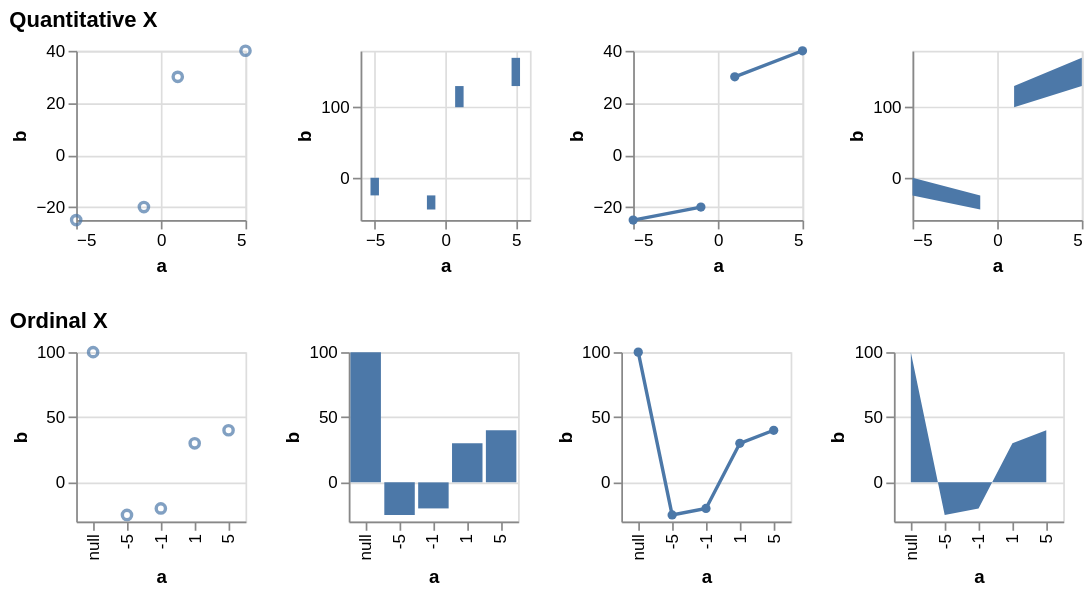

Source (Vega-Lite JSON):
### Vega specification from a JSON file in a GitHub repository (floating-point values rounded to 4 significant figures)
{"$schema": "https://vega.github.io/schema/vega/v5.json", "description": "Testing invalid", "background": "white", "padding": 5, "data": [{"name": "source_0", "values": [{"a": null, "b": 100}, {"a": -10, "b": null}, {"a": -5, "b": -25}, {"a": -1, "b": -20}, {"a": 0, "b": null}, {"a": 1, "b": 30}, {"a": 5, "b": 40}, {"a": 10, "b": null}]}, {"name": "data_0", "source": "source_0", "transform": [{"type": "formula", "expr": "toNumber(datum[\"a\"])", "as": "a"}]}, {"name": "data_2", "source": "data_0", "transform": [{"type": "filter", "expr": "isValid(datum[\"a\"]) && isFinite(+datum[\"a\"]) && isValid(datum[\"b\"]) && isFinite(+datum[\"b\"])"}]}, {"name": "data_3", "source": "data_0", "transform": [{"type": "stack", "groupby": [], "field": "b", "sort": {"field": [], "order": []}, "as": ["b_start", "b_end"], "offset": "zero"}, {"type": "filter", "expr": "isValid(datum[\"a\"]) && isFinite(+datum[\"a\"]) && isValid(datum[\"b\"]) && isFinite(+datum[\"b\"])"}]}, {"name": "data_4", "source": "data_0", "transform": [{"type": "stack", "groupby": [], "field": "b", "sort": {"field": [], "order": []}, "as": ["b_start", "b_end"], "offset": "zero"}]}, {"name": "data_5", "source": "data_4", "transform": [{"type": "filter", "expr": "isValid(datum[\"a\"]) && isFinite(+datum[\"a\"]) && isValid(datum[\"b\"]) && isFinite(+datum[\"b\"])"}]}, {"name": "data_6", "source": "data_0", "transform": [{"type": "filter", "expr": "isValid(datum[\"b\"]) && isFinite(+datum[\"b\"])"}]}, {"name": "data_7", "source": "data_0", "transform": [{"type": "stack", "groupby": ["a"], "field": "b", "sort": {"field": [], "order": []}, "as": ["b_start", "b_end"], "offset": "zero"}, {"type": "filter", "expr": "isValid(datum[\"b\"]) && isFinite(+datum[\"b\"])"}]}, {"name": "data_8", "source": "data_0", "transform": [{"type": "impute", "field": "b", "groupby": [], "key": "a", "method": "value", "value": 0}, {"type": "stack", "groupby": ["a"], "field": "b", "sort": {"field": [], "order": []}, "as": ["b_start", "b_end"], "offset": "zero"}]}, {"name": "data_9", "source": "data_8", "transform": [{"type": "filter", "expr": "isValid(datum[\"b\"]) && isFinite(+datum[\"b\"])"}]}], "signals": [{"name": "childHeight", "value": 100}, {"name": "concat_0_childWidth", "value": 100}, {"name": "concat_1_childWidth", "value": 100}], "layout": {"padding": 20, "columns": 1, "bounds": "full", "align": "each"}, "marks": [{"type": "group", "name": "concat_0_group", "title": {"text": "Quantitative X", "anchor": "start"}, "layout": {"padding": 20, "bounds": "full", "align": "each"}, "marks": [{"type": "group", "name": "concat_0_concat_0_group", "style": "cell", "encode": {"update": {"width": {"signal": "concat_0_childWidth"}, "height": {"signal": "childHeight"}}}, "marks": [{"name": "concat_0_concat_0_marks", "type": "symbol", "style": ["point"], "from": {"data": "data_2"}, "encode": {"update": {"opacity": {"value": 0.7}, "fill": {"value": "transparent"}, "stroke": {"value": "#4c78a8"}, "tooltip": {"signal": "{\"a\": format(datum[\"a\"], \"\"), \"b\": format(datum[\"b\"], \"\")}"}, "ariaRoleDescription": {"value": "point"}, "description": {"signal": "\"a: \" + (format(datum[\"a\"], \"\")) + \"; b: \" + (format(datum[\"b\"], \"\"))"}, "x": {"scale": "concat_0_concat_0_x", "field": "a"}, "y": {"scale": "concat_0_concat_0_y", "field": "b"}}}}], "axes": [{"scale": "concat_0_concat_0_x", "orient": "bottom", "gridScale": "concat_0_concat_0_y", "grid": true, "tickCount": {"signal": "ceil(concat_0_childWidth/40)"}, "domain": false, "labels": false, "aria": false, "maxExtent": 0, "minExtent": 0, "ticks": false, "zindex": 0}, {"scale": "concat_0_concat_0_y", "orient": "left", "gridScale": "concat_0_concat_0_x", "grid": true, "tickCount": {"signal": "ceil(childHeight/40)"}, "domain": false, "labels": false, "aria": false, "maxExtent": 0, "minExtent": 0, "ticks": false, "zindex": 0}, {"scale": "concat_0_concat_0_x", "orient": "bottom", "grid": false, "title": "a", "labelFlush": true, "labelOverlap": true, "tickCount": {"signal": "ceil(concat_0_childWidth/40)"}, "zindex": 0}, {"scale": "concat_0_concat_0_y", "orient": "left", "grid": false, "title": "b", "labelOverlap": true, "tickCount": {"signal": "ceil(childHeight/40)"}, "zindex": 0}]}, {"type": "group", "name": "concat_0_concat_1_group", "style": "cell", "encode": {"update": {"width": {"signal": "concat_0_childWidth"}, "height": {"signal": "childHeight"}}}, "marks": [{"name": "concat_0_concat_1_marks", "type": "rect", "style": ["bar"], "from": {"data": "data_3"}, "encode": {"update": {"fill": {"value": "#4c78a8"}, "tooltip": {"signal": "{\"a\": format(datum[\"a\"], \"\"), \"b\": format(datum[\"b\"], \"\")}"}, "ariaRoleDescription": {"value": "bar"}, "description": {"signal": "\"a: \" + (format(datum[\"a\"], \"\")) + \"; b: \" + (format(datum[\"b\"], \"\"))"}, "xc": {"scale": "concat_0_concat_1_x", "field": "a"}, "width": {"value": 5}, "y": {"scale": "concat_0_concat_1_y", "field": "b_end"}, "y2": {"scale": "concat_0_concat_1_y", "field": "b_start"}}}}], "axes": [{"scale": "concat_0_concat_1_x", "orient": "bottom", "gridScale": "concat_0_concat_1_y", "grid": true, "tickCount": {"signal": "ceil(concat_0_childWidth/40)"}, "domain": false, "labels": false, "aria": false, "maxExtent": 0, "minExtent": 0, "ticks": false, "zindex": 0}, {"scale": "concat_0_concat_1_y", "orient": "left", "gridScale": "concat_0_concat_1_x", "grid": true, "tickCount": {"signal": "ceil(childHeight/40)"}, "domain": false, "labels": false, "aria": false, "maxExtent": 0, "minExtent": 0, "ticks": false, "zindex": 0}, {"scale": "concat_0_concat_1_x", "orient": "bottom", "grid": false, "title": "a", "labelFlush": true, "labelOverlap": true, "tickCount": {"signal": "ceil(concat_0_childWidth/40)"}, "zindex": 0}, {"scale": "concat_0_concat_1_y", "orient": "left", "grid": false, "title": "b", "labelOverlap": true, "tickCount": {"signal": "ceil(childHeight/40)"}, "zindex": 0}]}, {"type": "group", "name": "concat_0_concat_2_group", "style": "cell", "encode": {"update": {"width": {"signal": "concat_0_childWidth"}, "height": {"signal": "childHeight"}}}, "marks": [{"name": "concat_0_concat_2_layer_0_marks", "type": "line", "style": ["line"], "sort": {"field": "x"}, "from": {"data": "data_0"}, "encode": {"update": {"stroke": {"value": "#4c78a8"}, "tooltip": {"signal": "{\"a\": format(datum[\"a\"], \"\"), \"b\": format(datum[\"b\"], \"\")}"}, "description": {"signal": "\"a: \" + (format(datum[\"a\"], \"\")) + \"; b: \" + (format(datum[\"b\"], \"\"))"}, "x": {"scale": "concat_0_concat_2_x", "field": "a"}, "y": {"scale": "concat_0_concat_2_y", "field": "b"}, "defined": {"signal": "isValid(datum[\"a\"]) && isFinite(+datum[\"a\"]) && isValid(datum[\"b\"]) && isFinite(+datum[\"b\"])"}}}}, {"name": "concat_0_concat_2_layer_1_marks", "type": "symbol", "style": ["point"], "from": {"data": "data_2"}, "encode": {"update": {"opacity": {"value": 1}, "fill": {"value": "#4c78a8"}, "tooltip": {"signal": "{\"a\": format(datum[\"a\"], \"\"), \"b\": format(datum[\"b\"], \"\")}"}, "ariaRoleDescription": {"value": "point"}, "description": {"signal": "\"a: \" + (format(datum[\"a\"], \"\")) + \"; b: \" + (format(datum[\"b\"], \"\"))"}, "x": {"scale": "concat_0_concat_2_x", "field": "a"}, "y": {"scale": "concat_0_concat_2_y", "field": "b"}}}}], "axes": [{"scale": "concat_0_concat_2_x", "orient": "bottom", "gridScale": "concat_0_concat_2_y", "grid": true, "tickCount": {"signal": "ceil(concat_0_childWidth/40)"}, "domain": false, "labels": false, "aria": false, "maxExtent": 0, "minExtent": 0, "ticks": false, "zindex": 0}, {"scale": "concat_0_concat_2_y", "orient": "left", "gridScale": "concat_0_concat_2_x", "grid": true, "tickCount": {"signal": "ceil(childHeight/40)"}, "domain": false, "labels": false, "aria": false, "maxExtent": 0, "minExtent": 0, "ticks": false, "zindex": 0}, {"scale": "concat_0_concat_2_x", "orient": "bottom", "grid": false, "title": "a", "labelFlush": true, "labelOverlap": true, "tickCount": {"signal": "ceil(concat_0_childWidth/40)"}, "zindex": 0}, {"scale": "concat_0_concat_2_y", "orient": "left", "grid": false, "title": "b", "labelOverlap": true, "tickCount": {"signal": "ceil(childHeight/40)"}, "zindex": 0}]}, {"type": "group", "name": "concat_0_concat_3_group", "style": "cell", "encode": {"update": {"width": {"signal": "concat_0_childWidth"}, "height": {"signal": "childHeight"}}}, "marks": [{"name": "concat_0_concat_3_marks", "type": "area", "style": ["area"], "sort": {"field": "x"}, "from": {"data": "data_4"}, "encode": {"update": {"orient": {"value": "vertical"}, "fill": {"value": "#4c78a8"}, "tooltip": {"signal": "{\"a\": format(datum[\"a\"], \"\"), \"b\": format(datum[\"b\"], \"\")}"}, "description": {"signal": "\"a: \" + (format(datum[\"a\"], \"\")) + \"; b: \" + (format(datum[\"b\"], \"\"))"}, "x": {"scale": "concat_0_concat_3_x", "field": "a"}, "y": {"scale": "concat_0_concat_3_y", "field": "b_end"}, "y2": {"scale": "concat_0_concat_3_y", "field": "b_start"}, "defined": {"signal": "isValid(datum[\"a\"]) && isFinite(+datum[\"a\"]) && isValid(datum[\"b\"]) && isFinite(+datum[\"b\"])"}}}}], "axes": [{"scale": "concat_0_concat_3_x", "orient": "bottom", "gridScale": "concat_0_concat_3_y", "grid": true, "tickCount": {"signal": "ceil(concat_0_childWidth/40)"}, "domain": false, "labels": false, "aria": false, "maxExtent": 0, "minExtent": 0, "ticks": false, "zindex": 0}, {"scale": "concat_0_concat_3_y", "orient": "left", "gridScale": "concat_0_concat_3_x", "grid": true, "tickCount": {"signal": "ceil(childHeight/40)"}, "domain": false, "labels": false, "aria": false, "maxExtent": 0, "minExtent": 0, "ticks": false, "zindex": 0}, {"scale": "concat_0_concat_3_x", "orient": "bottom", "grid": false, "title": "a", "labelFlush": true, "labelOverlap": true, "tickCount": {"signal": "ceil(concat_0_childWidth/40)"}, "zindex": 0}, {"scale": "concat_0_concat_3_y", "orient": "left", "grid": false, "title": "b", "labelOverlap": true, "tickCount": {"signal": "ceil(childHeight/40)"}, "zindex": 0}]}]}, {"type": "group", "name": "concat_1_group", "title": {"text": "Ordinal X", "anchor": "start"}, "layout": {"padding": 20, "bounds": "full", "align": "each"}, "marks": [{"type": "group", "name": "concat_1_concat_0_group", "style": "cell", "encode": {"update": {"width": {"signal": "concat_1_childWidth"}, "height": {"signal": "childHeight"}}}, "marks": [{"name": "concat_1_concat_0_marks", "type": "symbol", "style": ["point"], "from": {"data": "data_6"}, "encode": {"update": {"opacity": {"value": 0.7}, "fill": {"value": "transparent"}, "stroke": {"value": "#4c78a8"}, "tooltip": {"signal": "{\"a\": isValid(datum[\"a\"]) ? datum[\"a\"] : \"\"+datum[\"a\"], \"b\": format(datum[\"b\"], \"\")}"}, "ariaRoleDescription": {"value": "point"}, "description": {"signal": "\"a: \" + (isValid(datum[\"a\"]) ? datum[\"a\"] : \"\"+datum[\"a\"]) + \"; b: \" + (format(datum[\"b\"], \"\"))"}, "x": {"scale": "concat_1_concat_0_x", "field": "a"}, "y": {"scale": "concat_1_concat_0_y", "field": "b"}}}}], "axes": [{"scale": "concat_1_concat_0_y", "orient": "left", "gridScale": "concat_1_concat_0_x", "grid": true, "tickCount": {"signal": "ceil(childHeight/40)"}, "domain": false, "labels": false, "aria": false, "maxExtent": 0, "minExtent": 0, "ticks": false, "zindex": 0}, {"scale": "concat_1_concat_0_x", "orient": "bottom", "grid": false, "title": "a", "labelAlign": "right", "labelAngle": 270, "labelBaseline": "middle", "zindex": 0}, {"scale": "concat_1_concat_0_y", "orient": "left", "grid": false, "title": "b", "labelOverlap": true, "tickCount": {"signal": "ceil(childHeight/40)"}, "zindex": 0}]}, {"type": "group", "name": "concat_1_concat_1_group", "style": "cell", "encode": {"update": {"width": {"signal": "concat_1_childWidth"}, "height": {"signal": "childHeight"}}}, "marks": [{"name": "concat_1_concat_1_marks", "type": "rect", "style": ["bar"], "from": {"data": "data_7"}, "encode": {"update": {"fill": {"value": "#4c78a8"}, "tooltip": {"signal": "{\"a\": isValid(datum[\"a\"]) ? datum[\"a\"] : \"\"+datum[\"a\"], \"b\": format(datum[\"b\"], \"\")}"}, "ariaRoleDescription": {"value": "bar"}, "description": {"signal": "\"a: \" + (isValid(datum[\"a\"]) ? datum[\"a\"] : \"\"+datum[\"a\"]) + \"; b: \" + (format(datum[\"b\"], \"\"))"}, "x": {"scale": "concat_1_concat_1_x", "field": "a"}, "width": {"signal": "max(0.25, bandwidth('concat_1_concat_1_x'))"}, "y": {"scale": "concat_1_concat_1_y", "field": "b_end"}, "y2": {"scale": "concat_1_concat_1_y", "field": "b_start"}}}}], "axes": [{"scale": "concat_1_concat_1_y", "orient": "left", "gridScale": "concat_1_concat_1_x", "grid": true, "tickCount": {"signal": "ceil(childHeight/40)"}, "domain": false, "labels": false, "aria": false, "maxExtent": 0, "minExtent": 0, "ticks": false, "zindex": 0}, {"scale": "concat_1_concat_1_x", "orient": "bottom", "grid": false, "title": "a", "labelAlign": "right", "labelAngle": 270, "labelBaseline": "middle", "zindex": 0}, {"scale": "concat_1_concat_1_y", "orient": "left", "grid": false, "title": "b", "labelOverlap": true, "tickCount": {"signal": "ceil(childHeight/40)"}, "zindex": 0}]}, {"type": "group", "name": "concat_1_concat_2_group", "style": "cell", "encode": {"update": {"width": {"signal": "concat_1_childWidth"}, "height": {"signal": "childHeight"}}}, "marks": [{"name": "concat_1_concat_2_layer_0_marks", "type": "line", "style": ["line"], "sort": {"field": "x"}, "from": {"data": "data_0"}, "encode": {"update": {"stroke": {"value": "#4c78a8"}, "tooltip": {"signal": "{\"a\": isValid(datum[\"a\"]) ? datum[\"a\"] : \"\"+datum[\"a\"], \"b\": format(datum[\"b\"], \"\")}"}, "description": {"signal": "\"a: \" + (isValid(datum[\"a\"]) ? datum[\"a\"] : \"\"+datum[\"a\"]) + \"; b: \" + (format(datum[\"b\"], \"\"))"}, "x": {"scale": "concat_1_concat_2_x", "field": "a"}, "y": {"scale": "concat_1_concat_2_y", "field": "b"}, "defined": {"signal": "isValid(datum[\"b\"]) && isFinite(+datum[\"b\"])"}}}}, {"name": "concat_1_concat_2_layer_1_marks", "type": "symbol", "style": ["point"], "from": {"data": "data_6"}, "encode": {"update": {"opacity": {"value": 1}, "fill": {"value": "#4c78a8"}, "tooltip": {"signal": "{\"a\": isValid(datum[\"a\"]) ? datum[\"a\"] : \"\"+datum[\"a\"], \"b\": format(datum[\"b\"], \"\")}"}, "ariaRoleDescription": {"value": "point"}, "description": {"signal": "\"a: \" + (isValid(datum[\"a\"]) ? datum[\"a\"] : \"\"+datum[\"a\"]) + \"; b: \" + (format(datum[\"b\"], \"\"))"}, "x": {"scale": "concat_1_concat_2_x", "field": "a"}, "y": {"scale": "concat_1_concat_2_y", "field": "b"}}}}], "axes": [{"scale": "concat_1_concat_2_y", "orient": "left", "gridScale": "concat_1_concat_2_x", "grid": true, "tickCount": {"signal": "ceil(childHeight/40)"}, "domain": false, "labels": false, "aria": false, "maxExtent": 0, "minExtent": 0, "ticks": false, "zindex": 0}, {"scale": "concat_1_concat_2_x", "orient": "bottom", "grid": false, "title": "a", "labelAlign": "right", "labelAngle": 270, "labelBaseline": "middle", "zindex": 0}, {"scale": "concat_1_concat_2_y", "orient": "left", "grid": false, "title": "b", "labelOverlap": true, "tickCount": {"signal": "ceil(childHeight/40)"}, "zindex": 0}]}, {"type": "group", "name": "concat_1_concat_3_group", "style": "cell", "encode": {"update": {"width": {"signal": "concat_1_childWidth"}, "height": {"signal": "childHeight"}}}, "marks": [{"name": "concat_1_concat_3_marks", "type": "area", "style": ["area"], "sort": {"field": "x"}, "from": {"data": "data_8"}, "encode": {"update": {"orient": {"value": "vertical"}, "fill": {"value": "#4c78a8"}, "tooltip": {"signal": "{\"a\": isValid(datum[\"a\"]) ? datum[\"a\"] : \"\"+datum[\"a\"], \"b\": format(datum[\"b\"], \"\")}"}, "description": {"signal": "\"a: \" + (isValid(datum[\"a\"]) ? datum[\"a\"] : \"\"+datum[\"a\"]) + \"; b: \" + (format(datum[\"b\"], \"\"))"}, "x": {"scale": "concat_1_concat_3_x", "field": "a"}, "y": {"scale": "concat_1_concat_3_y", "field": "b_end"}, "y2": {"scale": "concat_1_concat_3_y", "field": "b_start"}, "defined": {"signal": "isValid(datum[\"b\"]) && isFinite(+datum[\"b\"])"}}}}], "axes": [{"scale": "concat_1_concat_3_y", "orient": "left", "gridScale": "concat_1_concat_3_x", "grid": true, "tickCount": {"signal": "ceil(childHeight/40)"}, "domain": false, "labels": false, "aria": false, "maxExtent": 0, "minExtent": 0, "ticks": false, "zindex": 0}, {"scale": "concat_1_concat_3_x", "orient": "bottom", "grid": false, "title": "a", "labelAlign": "right", "labelAngle": 270, "labelBaseline": "middle", "zindex": 0}, {"scale": "concat_1_concat_3_y", "orient": "left", "grid": false, "title": "b", "labelOverlap": true, "tickCount": {"signal": "ceil(childHeight/40)"}, "zindex": 0}]}]}], "scales": [{"name": "concat_0_concat_0_x", "type": "linear", "domain": {"data": "data_2", "field": "a"}, "range": [0, {"signal": "concat_0_childWidth"}], "nice": true, "zero": true}, {"name": "concat_0_concat_0_y", "type": "linear", "domain": {"data": "data_2", "field": "b"}, "range": [{"signal": "childHeight"}, 0], "nice": true, "zero": true}, {"name": "concat_0_concat_1_x", "type": "linear", "domain": {"data": "data_3", "field": "a"}, "range": [0, {"signal": "concat_0_childWidth"}], "nice": true, "zero": false, "padding": 5}, {"name": "concat_0_concat_1_y", "type": "linear", "domain": {"data": "data_3", "fields": ["b_start", "b_end"]}, "range": [{"signal": "childHeight"}, 0], "nice": true, "zero": true}, {"name": "concat_0_concat_2_x", "type": "linear", "domain": {"data": "data_2", "field": "a"}, "range": [0, {"signal": "concat_0_childWidth"}], "nice": true, "zero": false}, {"name": "concat_0_concat_2_y", "type": "linear", "domain": {"data": "data_2", "field": "b"}, "range": [{"signal": "childHeight"}, 0], "nice": true, "zero": true}, {"name": "concat_0_concat_3_x", "type": "linear", "domain": {"data": "data_5", "field": "a"}, "range": [0, {"signal": "concat_0_childWidth"}], "nice": true, "zero": false}, {"name": "concat_0_concat_3_y", "type": "linear", "domain": {"data": "data_5", "fields": ["b_start", "b_end"]}, "range": [{"signal": "childHeight"}, 0], "nice": true, "zero": true}, {"name": "concat_1_concat_0_x", "type": "point", "domain": {"data": "data_6", "field": "a", "sort": true}, "range": [0, {"signal": "concat_1_childWidth"}], "padding": 0.5}, {"name": "concat_1_concat_0_y", "type": "linear", "domain": {"data": "data_6", "field": "b"}, "range": [{"signal": "childHeight"}, 0], "nice": true, "zero": true}, {"name": "concat_1_concat_1_x", "type": "band", "domain": {"data": "data_7", "field": "a", "sort": true}, "range": [0, {"signal": "concat_1_childWidth"}], "paddingInner": 0.1, "paddingOuter": 0.05}, {"name": "concat_1_concat_1_y", "type": "linear", "domain": {"data": "data_7", "fields": ["b_start", "b_end"]}, "range": [{"signal": "childHeight"}, 0], "nice": true, "zero": true}, {"name": "concat_1_concat_2_x", "type": "point", "domain": {"data": "data_6", "field": "a", "sort": true}, "range": [0, {"signal": "concat_1_childWidth"}], "padding": 0.5}, {"name": "concat_1_concat_2_y", "type": "linear", "domain": {"data": "data_6", "field": "b"}, "range": [{"signal": "childHeight"}, 0], "nice": true, "zero": true}, {"name": "concat_1_concat_3_x", "type": "point", "domain": {"data": "data_9", "field": "a", "sort": true}, "range": [0, {"signal": "concat_1_childWidth"}], "padding": 0.5}, {"name": "concat_1_concat_3_y", "type": "linear", "domain": {"data": "data_9", "fields": ["b_start", "b_end"]}, "range": [{"signal": "childHeight"}, 0], "nice": true, "zero": true}], "config": {"mark": {"tooltip": true}}}
